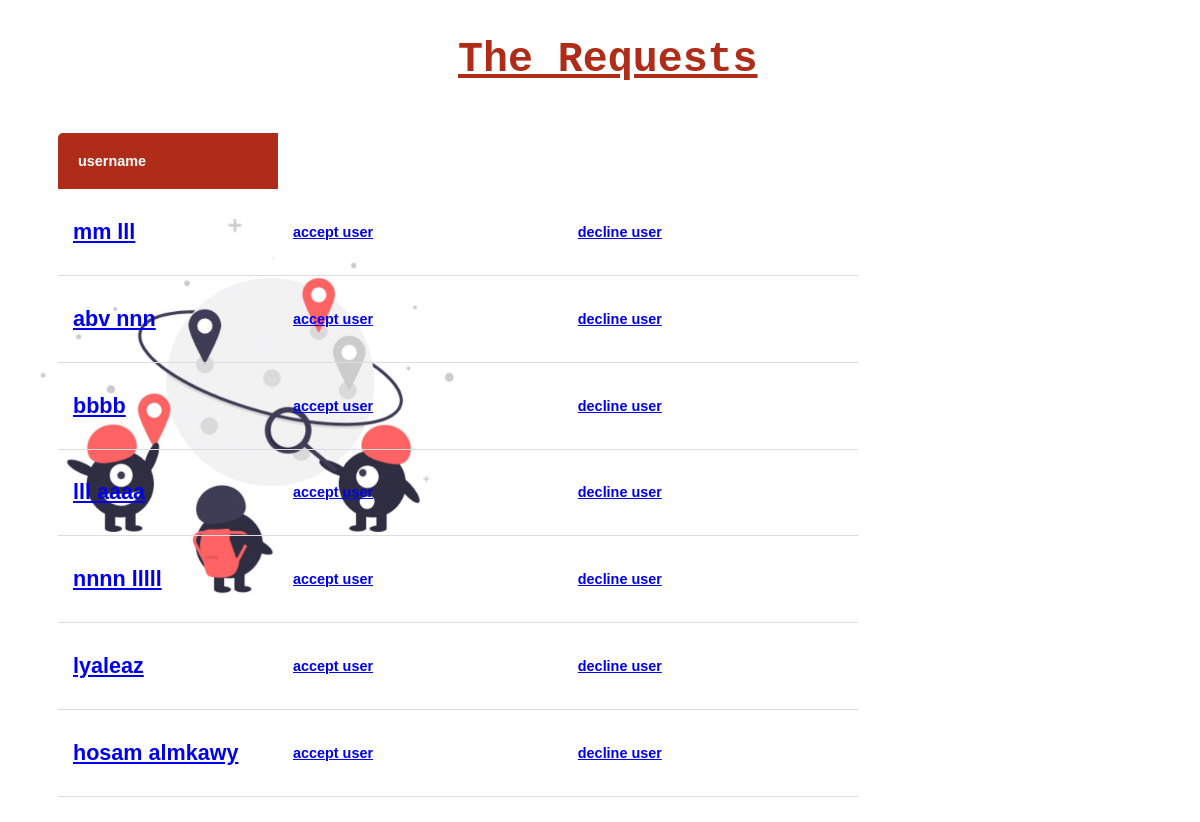
The page /Request/ on the database its author committed.
### project/models.py (models this page shows)
class User(AbstractUser):
    is_passenger=models.BooleanField(default=False)
    is_Admin=models.BooleanField(default=False)

class Driver(User):
    companyName=models.CharField(max_length=100,default='')
    phone=models.CharField(max_length=10,default='')
    is_ok= models.BooleanField(default=False)
    License=models.FileField(upload_to='files/', null=True)
    certificate=models.FileField(default=None)
    class Meta:
        db_table = 'Drivers'

class User(AbstractUser):
    is_passenger=models.BooleanField(default=False)
    is_Admin=models.BooleanField(default=False)

### project/views.py (the view)
# urls.py: path('Request/',views.Request,name="Request"),
def Request(request):
    userList= Driver.objects.filter(is_ok=False)
    return render(request, 'project/Request.html', {'users': userList})

### project/templates/project/Request.html (shortened to what this page needs)
{% load static %}
<!DOCTYPE html>
<html>
    <head>
        <link rel="stylesheet" href="">
    </head>
<body  style="background-image:url('{% static 'img/unnamed.jpg' %}'); background-repeat: no-repeat; background-size:100%;">
                  <div class="header" >
                   <h1> The Requests </h1>
                  </div>
<table class="content-table">
        <thead>
                <tr>
                  <th>username</th>
                </tr>
              </thead>
            {% for user in users %}
            <td> <a href="{% url 'detail' user.id %}"> <h2> {{user.username}} </h2> </a> </td>
                <td> <a href="{% url 'Accept' user.id %}"> <h4> accept user </h4> </a> </td>
                    <td> <a href="{% url 'Decline' user.id %}"> <h4> decline user </h4> </a> </td>
            {% endfor %}
    </body>
</html>

### project/templates/project/Request.html (style rules this page uses)
.content-table { border-collapse: collapse; margin: 25px 0; font-size: 0.9em; min-width: 800px; border-radius: 5px 5px 0 0; overflow: hidden; margin-left:50px; }
.content-table thead tr { font-family: sans-serif; background-color: #AF2D18; color: #ffffff; text-align: left; font-weight: bold; }
.content-table th { width: 180px; padding: 20px; }
.content-table td { font-family: sans-serif; padding: 12px 15px; }
div { height: 100px; color: #AF2D18; text-decoration: underline; margin-left:450px; overflow: hidden; font-family: "Lucida Console", monospace; font-weight: bold; font-size: 1.3rem; }

### rows shown on the page
Driver: username "mm lll"
Driver: username "abv nnn"
Driver: username "bbbb"
Driver: username "lll aaaa"
Driver: username "nnnn lllll"
Driver: username "lyaleaz"
Driver: username "hosam almkawy"
